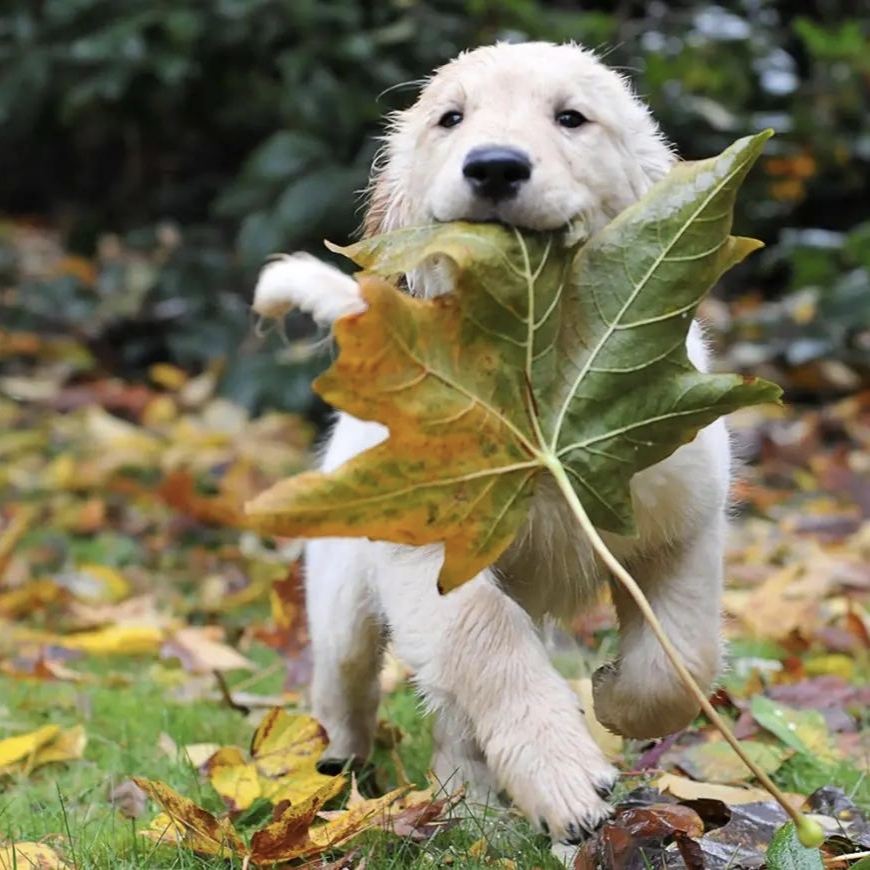
%> input picture PNMMTC/Image/1.jpg, 870 x 870 px
$ octave PTTVCN_img.m   (GNU Octave 9; MATLAB toolbox functions it lacks are replaced by stand-ins)
%> lines starting %> are read from the running program, lines starting %| are printed output that depends on the picture
### PNMMTC/Image/soft_thresholding.m
function output = soft_thresholding(input, threshold)
    level = 4;
    [C,S]=wavedec2(input, level, 'db4');
    out = sign(C) .* max(abs(C) - threshold, 0);
    output = waverec2(out, S, 'db4');
end

### PNMMTC/Image/PTTVCN_img.m
clc;clear;
%%
P = fspecial('motion', 5, 70);
%Gaussian blur
%P = fspecial('gaussian', [5 5], 1);
n=256;
%%
X_image = imread('1.jpg');
%> X_image is the input picture: size 870x870x3 uint8; mean R, G, B 122.2, 117.1, 89
[M,N,K]=size(X_image);
%> M = 870; N = 870; K = 3
X_image = imresize(X_image, [n, n]);
%> X_image: size 256x256x3 uint8
X_image = im2double(X_image);
%> X_image: size 256x256x3 double
red_channel = X_image(:,:,1);
green_channel = X_image(:,:,2);
blue_channel = X_image(:,:,3);
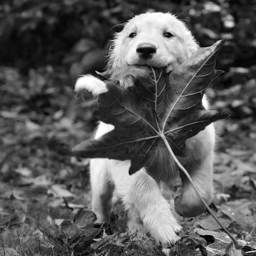
%> blue_channel: size 256x256 double; min 0, max 1, mean 0.349
%%
rng(4);
Ns=0.001*randn(n,n);
q_red = imfilter(red_channel, P, 'conv', 'circular')+Ns;
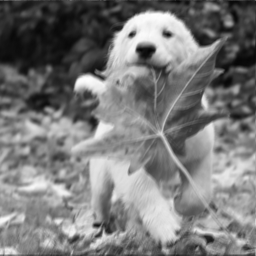
%> q_red: size 256x256 double; min 0.0253, max 0.997, mean 0.479
q_green = imfilter(green_channel, P, 'conv', 'circular')+Ns;
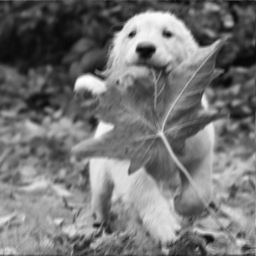
%> q_green: size 256x256 double; min 0.0264, max 0.998, mean 0.459
q_blue = imfilter(blue_channel, P, 'conv', 'circular')+Ns;
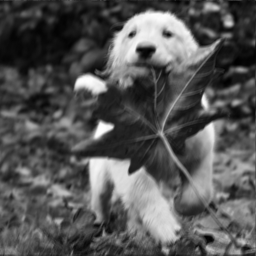
%> q_blue: size 256x256 double; min 0.0146, max 1, mean 0.349; drawn with min black and max white
blurred_image = cat(3, q_red, q_green, q_blue);
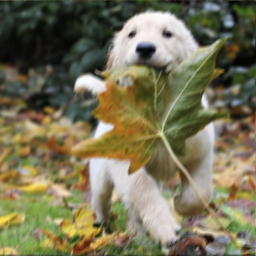
%> blurred_image: size 256x256x3 double; mean R, G, B 0.479, 0.459, 0.349; mean of the top-left, top-right, bottom-left and bottom-right quarters 0.289, 0.399, 0.508, 0.521; drawn with min black and max white
%> in matrixODE, `grad = imfilter(imfilter(x, P, 'conv', 'circular')-q,rot90(P, 2), 'con..`:
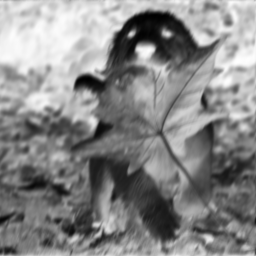
%> grad: size 256x256 double; min -0.992, max -0.0286, mean -0.479; drawn with min black and max white
%> in matrixODE (call 20), `dxdt =-(Pp/Tp)*((c1/(w+t))/(norm(x-proximal(x - lambda * grad, lambda ..`:
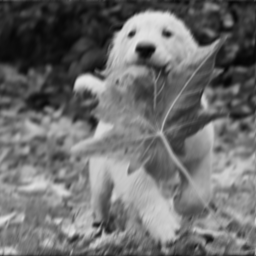
%> dxdt: size 256x256 double; min 4.3, max 228.6, mean 109.8
%%
tspan = [0 1];
%%
Fx01 = zeros(n);
Fx02 = zeros(n);
Fx03 = zeros(n);
%R
tic;
%> the run ends on the next line
[Ft1,Fx1]=ode23(@(t, x) matrixODE(t, x,P,q_red,n),tspan, Fx01(:));
% [18 lines not run here, left out]
function dXdt = matrixODE(t, X,P,q, n)
%%
alpha = 0.0001;
lambda = 0.8;
L = 1;
c1=10;
c2=10;
w=0.1;
R_da1 = 0.5;
R_da2 = 1.5;
st = 0.82;
Tp = 1;
Vk=sqrt(1-2*lambda*st+(lambda^2)*(L^2));
Wk=sqrt(1-2*lambda*st+(lambda^2)*(L^2));
Ck1=(1+R_da1)/2;
Ck2=(1+R_da2)/2;
a1 =((2^Ck1)*(1-Vk))/Wk^(1-R_da1);
a2 =(2^Ck2)*(1-Vk)^R_da2;
Pp =(Tp*(1/(c1*a1*(1-Ck1))+1/(c2*a2*(Ck2-1))))/log((w+Tp)/w);
proximal = @(X, da) soft_thresholding(X, da);
x = reshape(X, [n, n]);
grad = imfilter(imfilter(x, P, 'conv', 'circular')-q,rot90(P, 2), 'conv', 'circular');
dxdt =-(Pp/Tp)*((c1/(w+t))/(norm(x-proximal(x - lambda * grad, lambda * alpha)))^(1-R_da1)+(c2/(w+t))/norm(x-proximal(x - lambda * grad, lambda * alpha))^(1-R_da2))*(x-proximal(x - lambda * grad, lambda * alpha)) ;
dXdt = dxdt(:);
end
